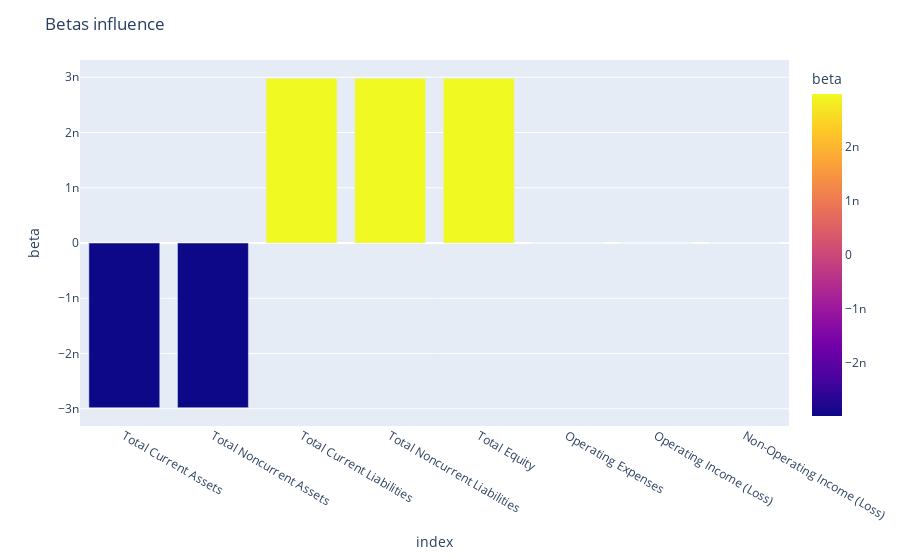

This figure's notebook cell:
### Code cell
# Plot the betas
reg_coeffs = pd.DataFrame(regressor.coef_).T
reg_coeffs.index = (X_train.columns.to_list())
reg_coeffs.rename(columns={0 : 'beta'}, inplace= True)
import plotly.express as px
fig = px.bar(reg_coeffs,
             x=reg_coeffs.index,
             y='beta',
            color='beta')
fig.update_layout(title = 'Betas influence')
fig.show()

### Figure 1 — Plotly figure (JSON) as saved in the notebook; plotly's stock layout.template omitted (floating-point values rounded to 4 significant figures)
{"data": [{"alignmentgroup": "True", "hovertemplate": "index=%{x}<br>beta=%{marker.color}<extra></extra>", "legendgroup": "", "marker": {"color": [-2.98e-09, -2.981e-09, 2.98e-09, 2.98e-09, 2.981e-09, -3.284e-13, 6.233e-13, 2.005e-12], "coloraxis": "coloraxis"}, "name": "", "offsetgroup": "", "orientation": "v", "showlegend": false, "textposition": "auto", "type": "bar", "x": ["Total Current Assets", "Total Noncurrent Assets", "Total Current Liabilities", "Total Noncurrent Liabilities", "Total Equity", "Operating Expenses", "Operating Income (Loss)", "Non-Operating Income (Loss)"], "xaxis": "x", "y": [-2.98e-09, -2.981e-09, 2.98e-09, 2.98e-09, 2.981e-09, -3.284e-13, 6.233e-13, 2.005e-12], "yaxis": "y"}], "layout": {"barmode": "relative", "coloraxis": {"colorbar": {"title": {"text": "beta"}}, "colorscale": [[0, "#0d0887"], [0.1111, "#46039f"], [0.2222, "#7201a8"], [0.3333, "#9c179e"], [0.4444, "#bd3786"], [0.5556, "#d8576b"], [0.6667, "#ed7953"], [0.7778, "#fb9f3a"], [0.8889, "#fdca26"], [1, "#f0f921"]]}, "legend": {"tracegroupgap": 0}, "margin": {"t": 60}, "title": {"text": "Betas influence"}, "xaxis": {"anchor": "y", "domain": [0, 1], "title": {"text": "index"}}, "yaxis": {"anchor": "x", "domain": [0, 1], "title": {"text": "beta"}}}}
